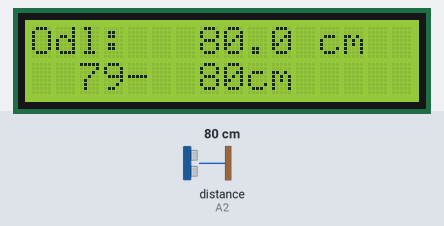
This sketch was run on a simulated Arduino Uno, built with avr-gcc and run on an emulated ATmega328P. Shown: 16×2 character LCD. Wiring (inferred from the names in the program): ultrasonic range finder: trigger A3; echo A2. The test bench sets the inputs (shaded band); at power-on: distance to the obstacle (sensor on A2) 80 cm. The echo pulse lasts 58.3 µs per cm.

Above: at 1.2 s.
1.3 s: distance to the obstacle (sensor on A2) set to 2 cm
At 2.3 s:
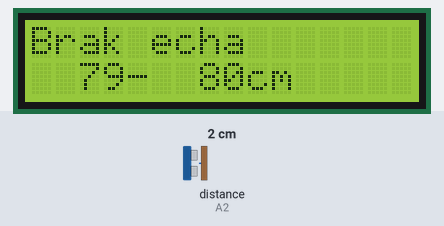
2.8 s: distance to the obstacle (sensor on A2) set to 9 cm
At 3.32 s:
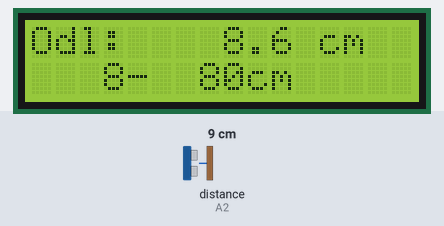
4.3 s: distance to the obstacle (sensor on A2) set to 4 cm
At 5.9 s:
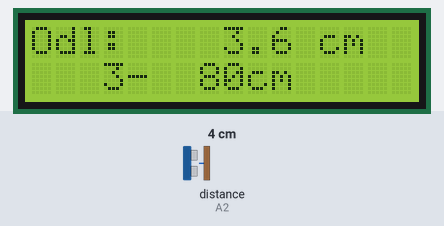
Timing chart, 0 to 7.4 s (numbered marks = the images above; inputs shaded):
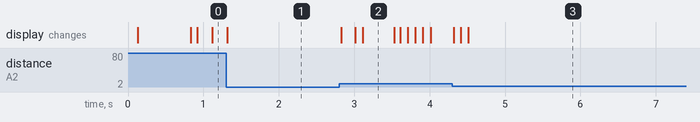

The sketch:

03-sonar.ino
```cpp
// Błażej Pawluk
// test sonaru HC-SR04

#include <Wire.h>
#include <LiquidCrystal_I2C.h>

// konfiguracja LCD
const uint8_t LCD_ADDR = 0x27;
const uint8_t LCD_COLS = 16;
const uint8_t LCD_ROWS = 2;
LiquidCrystal_I2C lcd(LCD_ADDR, LCD_COLS, LCD_ROWS);

// konfiguracja sonaru
const uint8_t TRIG_PIN = A3;
const uint8_t ECHO_PIN = A2;
const unsigned long ECHO_TIMEOUT_US = 25000;
const unsigned int MIN_VALID_MM = 34;
const unsigned int MAX_VALID_MM = 4000;
const unsigned long MEASURE_MS = 100;

unsigned int minMm = 0xFFFF;
unsigned int maxMm = 0;

// mierzy odległość do przeszkody sonarem w mm
unsigned int measureMm() {
  digitalWrite(TRIG_PIN, LOW);
  delayMicroseconds(2);
  digitalWrite(TRIG_PIN, HIGH);
  delayMicroseconds(10);
  digitalWrite(TRIG_PIN, LOW);

  unsigned long us = pulseIn(ECHO_PIN, HIGH, ECHO_TIMEOUT_US);
  if (us == 0) return 0;

  // dźwięk ~343 m/s -> 1 mm w obie strony = ~5.83 us
  unsigned int mm = (us * 100UL) / 583UL;
  if (mm < MIN_VALID_MM || mm > MAX_VALID_MM) return 0;
  return mm;
}

unsigned long prevMillis = 0;
void setup() {
  pinMode(TRIG_PIN, OUTPUT);
  pinMode(ECHO_PIN, INPUT);
  digitalWrite(TRIG_PIN, LOW);

  lcd.init();
  lcd.backlight();
  lcd.clear();
}

void loop() {
  unsigned long now = millis();
  if (now - prevMillis < MEASURE_MS) return;
  prevMillis = now;

  unsigned int mm = measureMm();
  char line[17];
  lcd.setCursor(0,0);
  if (mm == 0) {
    snprintf(line, sizeof(line), "Brak echa       ");
  } else {
    if (mm < minMm) minMm = mm;
    if (mm > maxMm) maxMm = mm;
    snprintf(line, sizeof(line), "Odl: %4u.%u cm  ", mm / 10, mm % 10);
  }
  lcd.print(line);

  lcd.setCursor(0, 1);
  if (maxMm == 0) {
    snprintf(line, sizeof(line), "  -- -- cm");
  } else {
    snprintf(line, sizeof(line), "%4u-%4ucm", minMm / 10, maxMm / 10);
  }
  lcd.print(line);
}
```

Measured:
- after the input at 1.3 s, the display: changes at once (image 1)
- after the input at 2.8 s, the display: changes at once (image 2)
- after the input at 4.3 s, the display: changes at once (image 3)
- what the display in image 2 shows lasts 0.4 s, from 3.1 s to 3.5 s
